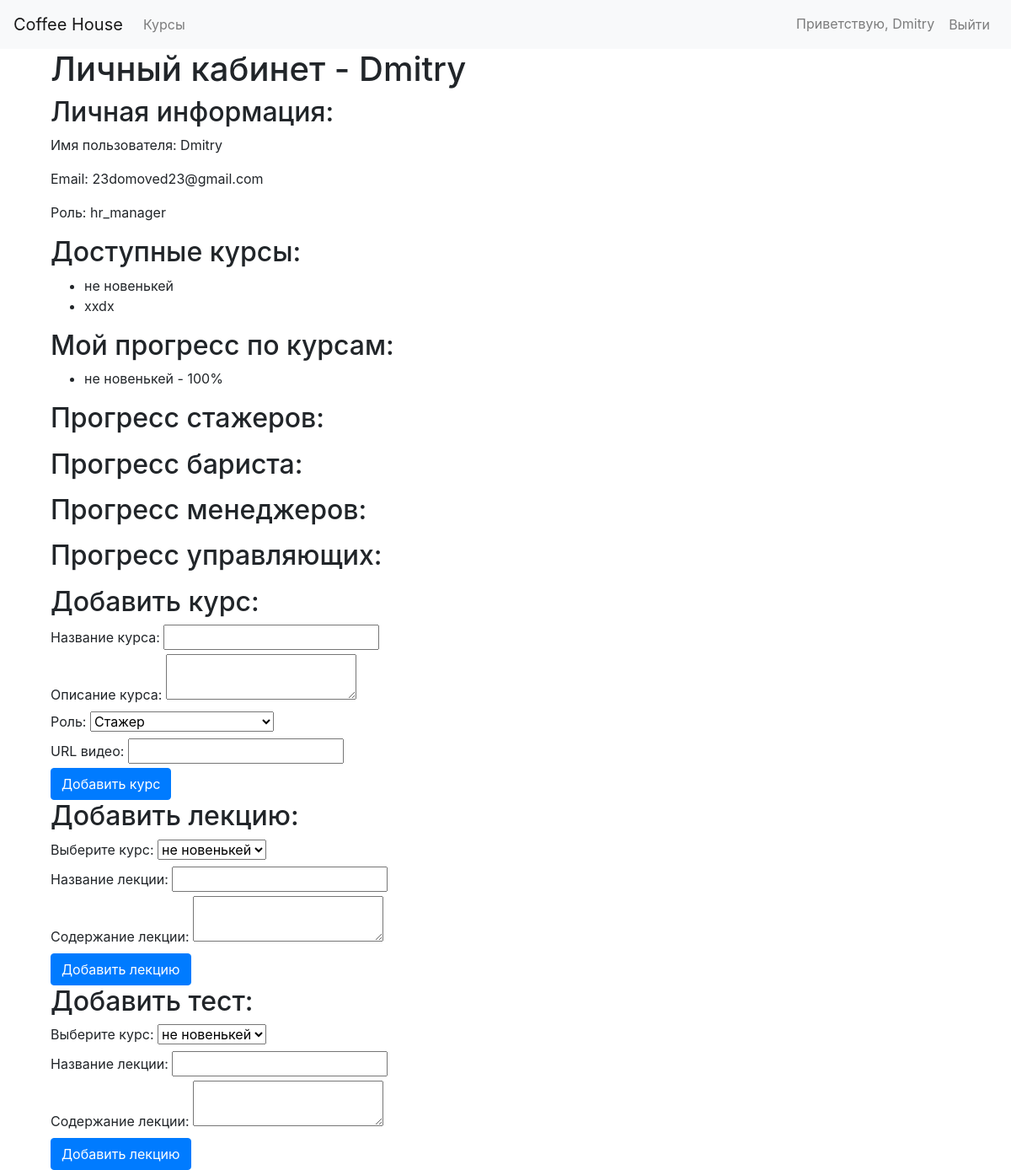
Before: /profile (signed in) with the older database file.
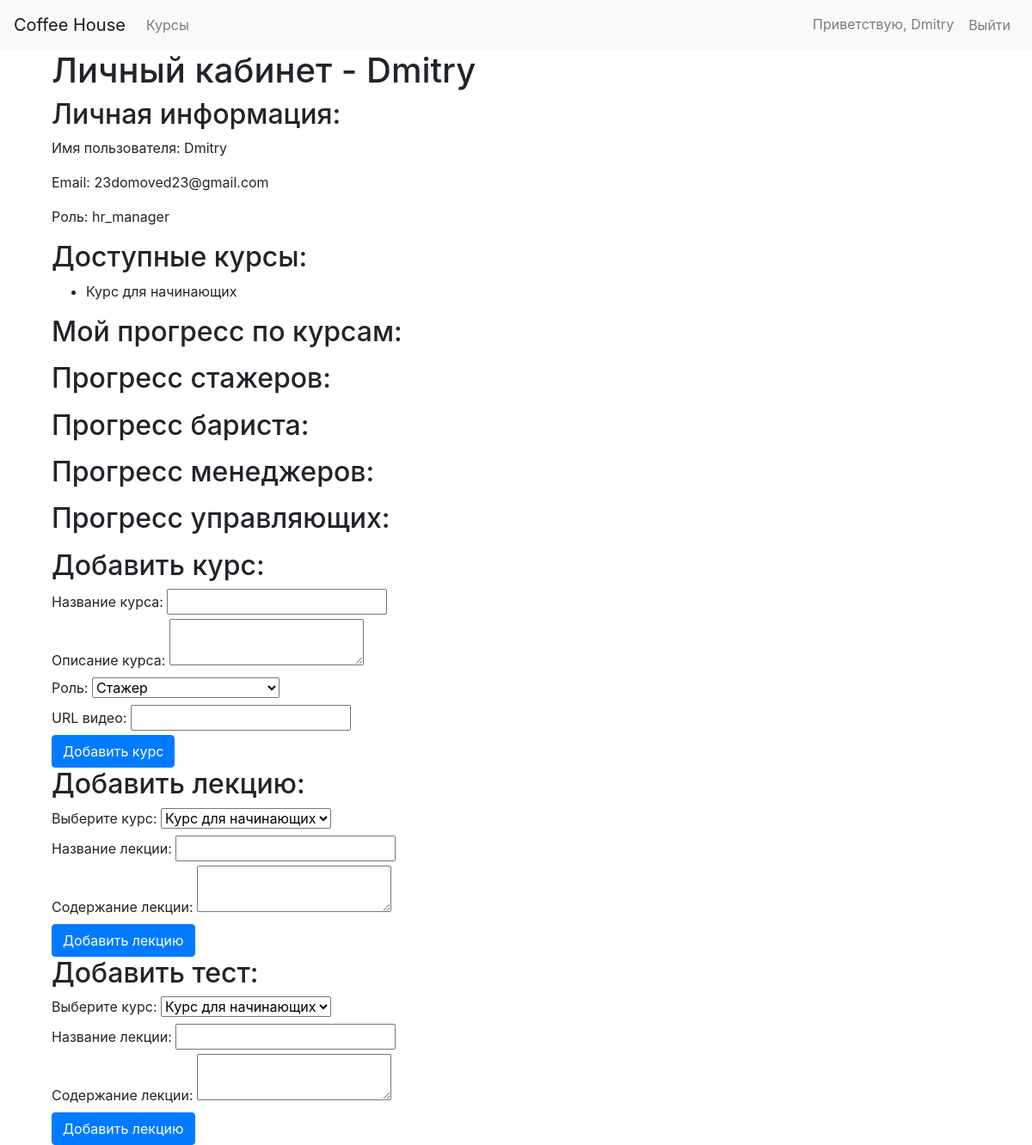
After: the same page with the newer database file.
### courses/models.py (models this page shows, shortened)
class Course(models.Model):
    title = models.CharField(max_length=100)
    description = models.TextField()
    role = models.CharField(max_length=20, choices=ROLE_CHOICES)
    video_url = models.URLField(blank=True)
    course_slug = models.SlugField(unique=True, max_length=100, default='')
    users = models.ManyToManyField(UserProfile, through='LearningProgress')

class LearningProgress(models.Model):
    user = models.ForeignKey('employees.UserProfile', on_delete=models.CASCADE)
    course = models.ForeignKey('courses.Course', on_delete=models.CASCADE)
    completion_percentage = models.IntegerField(default=0)
    start_date = models.DateTimeField(default=datetime.now)
    end_date = models.DateTimeField(default=datetime.now)
    is_complete = models.BooleanField(default=False)

### coffee_house/views.py (the view, shortened to what this page needs)
# urls.py: path('profile', profile, name='profile'),
@login_required
def profile(request):
    user_profile = request.user.userprofile
    available_courses = Course.objects.filter(role__in=roles.ROLE_HIERARCHY_ACCESS[user_profile.role])
    progress = LearningProgress.objects.filter(user=user_profile)
    lecture_form = LectureForm()
    test_form = TestForm()
    course_form = CourseForm()
    question_form = QuestionForm()
    context = {'user_profile': user_profile, 'available_courses': available_courses, 'progress': progress}
    if user_profile.role in ['manager', 'supervisor', 'hr_manager']:
        intern_progress = LearningProgress.objects.filter(user__role='intern', course__role='intern')
        barista_progress = LearningProgress.objects.filter(user__role='barista', course__role='barista')
        context['barista_progress'] = barista_progress
        context['intern_progress'] = intern_progress
    if user_profile.role in ['supervisor', 'hr_manager']:
        manager_progress = LearningProgress.objects.filter(user__role='manager', course__role='manager')
        context['manager_progress'] = manager_progress
    if user_profile.role == 'hr_manager':
        context['available_courses'] = Course.objects.all()
        supervisor_progress = LearningProgress.objects.filter(user__role='supervisor', course__role='supervisor')
        context['supervisor_progress'] = supervisor_progress
        context = {'user_profile': user_profile,
                   'available_courses': available_courses,
                   'progress': progress,
                   'lecture_form': lecture_form,
                   'test_form': test_form,
                   'course_form': course_form,
                   'question_form': question_form}
    return render(request, 'profile.html', context)

### coffee_house/forms.py
class LectureForm(forms.ModelForm):
    title = forms.CharField(widget=forms.TextInput(attrs={'class': 'form-control'}))
    content = forms.CharField(widget=forms.Textarea(attrs={'class': 'form-control'}))
    course_slug = forms.CharField()
    class Meta:
        model = Lecture
        fields = ['title', 'content', 'course_slug']

class TestForm(forms.ModelForm):
    title = forms.CharField(widget=forms.TextInput(attrs={'class': 'form-control'}))
    course_slug = forms.CharField()
    class Meta:
        model = Test
        fields = ['title', 'course_slug']
        labels = {'title': 'Название теста'}

### templates/profile.html (shortened to what this page needs)
{% extends 'base.html' %}
{% load static %}
{% block content %}
<div class="container">
    <h1>Личный кабинет - {{ user_profile.user.username }}</h1>
    <h2>Личная информация:</h2>
    <p>Имя пользователя: {{ user_profile.user.username }}</p>
    <p>Email: {{ user_profile.user.email }}</p>
    <p>Роль: {{ user_profile.role }}</p>
    <h2>Доступные курсы:</h2>
    <ul>
        {% for course in available_courses %}
        <li>{{ course.title }}</li>
        {% endfor %}
    </ul>
    <h2>Мой прогресс по курсам:</h2>
    <ul>
        {% for prog in progress %}
        <li>{{ prog.course.title }} - {{ prog.completion_percentage }}%</li>
        {% endfor %}
    </ul>
    {% if user_profile.role == 'manager' or user_profile.role ==  'supervisor' or user_profile.role ==  'hr_manager' %}
    <h2>Прогресс стажеров:</h2>
    <h2>Прогресс бариста:</h2>
    {% endif %}
    {% if user_profile.role == 'supervisor' or user_profile.role == 'hr_manager' %}
    <h2>Прогресс менеджеров:</h2>
    {% endif %}
    {% if user_profile.role == 'hr_manager' %}
    <h2>Прогресс управляющих:</h2>
    <h2>Добавить курс:</h2>
    <form method="post">
        <label for="title">Название курса:</label>
        <input type="text" name="title" id="title" required>
        <br>
        <label for="description">Описание курса:</label>
        <textarea name="description" id="description" required></textarea>
        <br>
        <label for="role">Роль:</label>
        <select name="role" id="role" required>
            {% for role, role_display in course_form.fields.role.choices %}
                <option value="{{ role }}">{{ role_display }}</option>
            {% endfor %}
        </select>
        <br>
        <label for="video_url">URL видео:</label>
        <input type="url" name="video_url" id="video_url" required>
        <br>
        <button type="submit" class="btn btn-primary" name="add_course">Добавить курс</button>
    </form>
    <h2>Добавить лекцию:</h2>
    <form method="post">
        <label for="course_slug">Выберите курс:</label>
        <select name="course_slug">
            {% for course in available_courses %}
            <option value="{{ course.course_slug }}">{{ course.title }}</option>
            {% endfor %}
        </select>
        <br>
        <label for="title">Название лекции:</label>
        <input type="text" name="title" id="title" required>
        <br>
        <label for="content">Содержание лекции:</label>
        <textarea name="content" id="content" required></textarea>
        <br>
        <button type="submit" class="btn btn-primary" name="add_lecture">Добавить лекцию</button>
    </form>
    <h2>Добавить тест:</h2>
    <form method="post">
        <label for="course_slug">Выберите курс:</label>
        <select name="course_slug">
            {% for course in available_courses %}
            <option value="{{ course.course_slug }}">{{ course.title }}</option>
            {% endfor %}
        </select>
        <br>
        <label for="title">Название лекции:</label>
        <input type="text" name="title" id="title" required>
        <br>
        <label for="content">Содержание лекции:</label>
        <textarea name="content" id="content" required></textarea>
        <br>
        <button type="submit" class="btn btn-primary" name="add_lecture">Добавить лекцию</button>
    </form>
    {% endif %}
</div>
{% endblock %}

Changed rows visible on the page:
removed Course: title "не новенькей"
removed Course: title "xxdx"
removed LearningProgress: course "не новенькей", completion_percentage "100"
added Course: title "Курс для начинающих"
Other visible differences:
form field course_slug: "не новенькей" → "Курс для начинающих"
